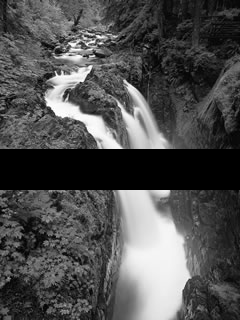
%> input picture Assignment2-images/test_im2.bmp, 240 x 320 px
$ octave image_inpainting.m   (GNU Octave 9; MATLAB toolbox functions it lacks are replaced by stand-ins)
%> lines starting %> are read from the running program, lines starting %| are printed output that depends on the picture
### newGrow.m
% clear all
% image = zeros(200, 200); % Empty Image
winsize=9;
MaxErrThreshold = 0.3;
% sampleIm = im2double(imread(filename));
% sampleIm = im2double(imread('T5.gif'));
[rows, columns] = size(sampleIm);
% Creating matrix to represent which sample patch belong to which region of
% sample image
for i = 1: size(sampleIm,1)
    for j = 1 : size (sampleIm,2)
    sample_patches_loc{i,j}=[i,j];
    end
end
sample_patches_loc= im2col(sample_patches_loc,[winsize winsize]);
% Initialize image with 3x3 seed at center and fill it with random texture
% from sampleIm
randRow = ceil(rand() * (rows - 2));
randCol = ceil(rand() * (columns - 2));
seedSize =3;
seedRows = ceil(200/2):ceil(200/2)+seedSize-1;
seedCols = ceil(200/2):ceil(200/2)+seedSize-1;
% image = im2double( imread('test_im2.bmp'));
% image(seedRows, seedCols, :) = sampleIm(randRow:randRow+seedSize-1, randCol:randCol+seedSize-1, :);
filled = false([size(image,1) size(image,2)]);
filled(seedRows,seedCols,:)=1;
npixels=200*200;
nfilled= seedSize*seedSize;
MaxErrThreshold = 0.1;
%imshow(image), title('initial');

%%


%%
while(~all(image(:))>0)%(nfilled<npixels)
    progress=false;
    nfilled
%% GetUnfilledNeighbors
    sortedNeighbourList= GetUnfilledNeighbors(filled,winsize);
    Sigma = winsize/6.4;
    gauss_mask =  fspecial('gaussian',winsize,Sigma);
    sample_patches = im2col(sampleIm,[winsize winsize]);


% For each pixel in sorted neighbor list
    for i = 1: size(sortedNeighbourList,1)

      template = getNeighborhoodWindow(image,sortedNeighbourList(i,:),winsize);
      [pixelList,SSD] = FindMatches(template, sampleIm,sample_patches,gauss_mask,winsize);
      % Randomly choosing best match (1st element in returned pixellist)
      temp = find(pixelList==1);
      bestMatch=[];
      bestMatch=vertcat(bestMatch,sample_patches_loc{:,temp(1)});
      central_bestmatch=bestMatch(ceil(size(bestMatch,1)/2),:);
      if(SSD(temp(1))< MaxErrThreshold)
         image(sortedNeighbourList(i,1),sortedNeighbourList(i,2))= sampleIm(central_bestmatch(1),central_bestmatch(2));
         filled(sortedNeighbourList(i,1),sortedNeighbourList(i,2))=true;
         nfilled=nfilled+1;
         progress=true;
      end
      if (~progress)
          MaxErrThreshold= MaxErrThreshold*1.1;
      end
    end
end

### image_inpainting.m
clear all
im= imread('test_im2.bmp');
%> im is the input picture: size 320x240 uint8; min 0, max 255, mean 79.3
sampleIm =im;
a = all(sampleIm==0,2); % find all rows which have all pixels 0
%> a = 320 logical values, 41 true
first_unfilled_row= find(a,1); % Choosing first empty row
%> first_unfilled_row = 150
last_unfilled_row = find(a,1,'last');
%> last_unfilled_row = 190
if(size(sampleIm,1)==320)
 texture = sampleIm(last_unfilled_row+1:size(sampleIm,1), 1: size(sampleIm,2));
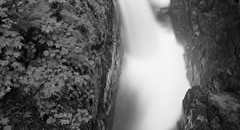
%> texture: size 130x240 uint8; min 1, max 247, mean 100.8
% texture = sampleIm(first_unfilled_row-11:first_unfilled_row-1, 1: size(sampleIm,2));
elseif (size(sampleIm,1)==240)
 %   texture=imcrop(sampleIm,[20 20 278 191]);
end
image= sampleIm(a(:,:),:)                                ; % selecting unfilled area from the given image
%> image: size 41x240 uint8; every value is 0
image= im2double(image);
%> image: size 41x240 double; every value is 0
sampleIm = im2double(texture);
image = im2double(im);
%> image: size 320x240 double
newGrow;
%> the run ends on the next line
